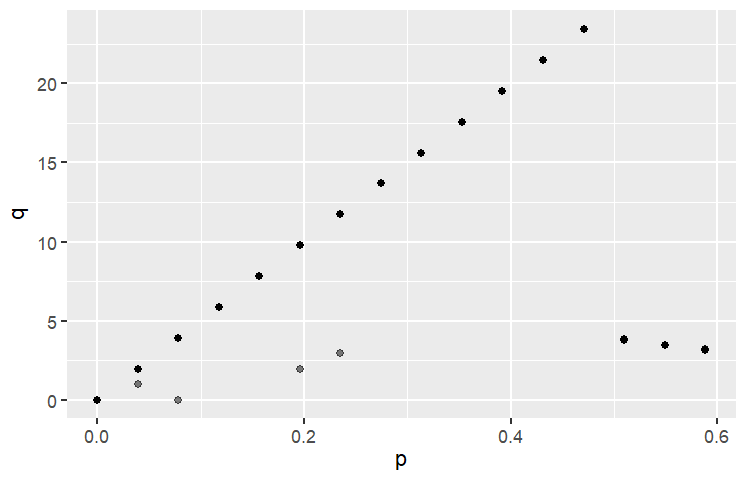

Generate this figure with R:
install.packages("tidyverse")
install.packages("janitor")

library(tidyverse)
library(janitor)

data <- read_csv("modelo_trafico verificacion_homogenea-table.csv", 
                 skip = 6) |> 
  janitor::clean_names()

max_step <- max(data$step)

data |> 
  filter(step == max_step) |>
  ggplot(aes(x = numero_de_carros_5 / world_width, y = flujo_promedio)) +
  geom_point(alpha = 0.5) +
  labs( x = expression(p), y = expression(q))

 
 
